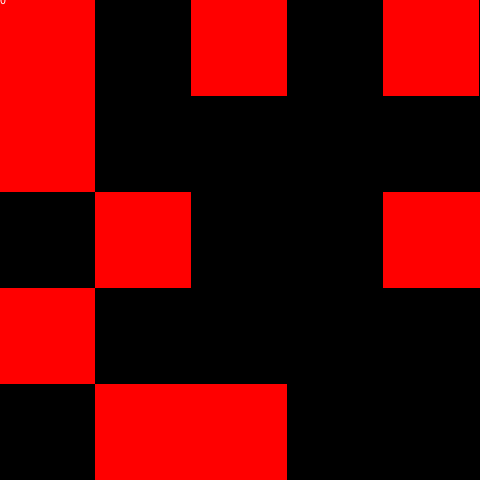
Frame 1 (no input)
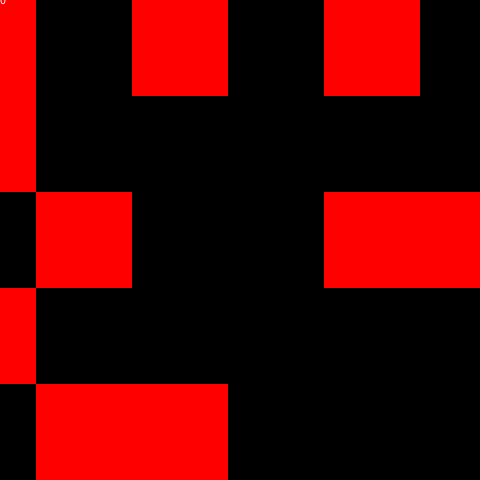
Frame 60 (the mouse pressed at the canvas centre just before this capture)
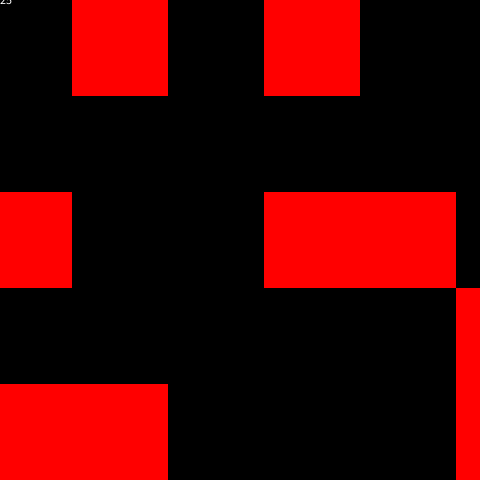
Frame 120 (the mouse held since frame 60 and released just before this capture)

The Processing sketch that drew these frames (run headless with seeded random() and noise(); from frame 60 on, the mouse is pressed at the canvas centre):

// Processing sketch: MazeAdventure
// ── MazeAdventure.pde
int x,y,s,o,p,f,c=480;void setup(){size(480,480);}
void draw(){f++;s++;for(x=0;x<c;x++)for(y=0;y<c;y++)set(x,y,color(round(noise((x+f)/96,y/96))*255,0,0));o+=key=='a'?-2:key=='d'?2:0;p+=key=='w'?-2:key=='s'?2:0;if(red(get(o=(o+c)%c,p=(p+c)%c))>0)s=0;fill(-1);text(s,o,p+4);}//#p5t
